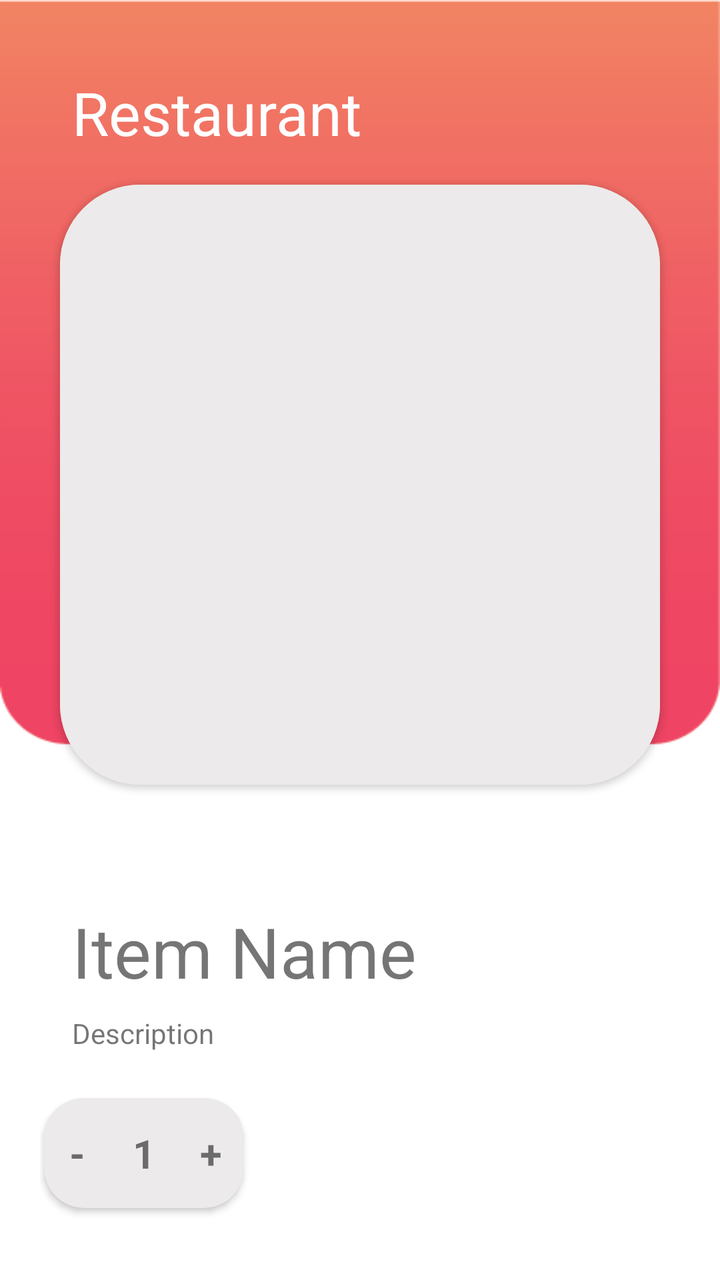
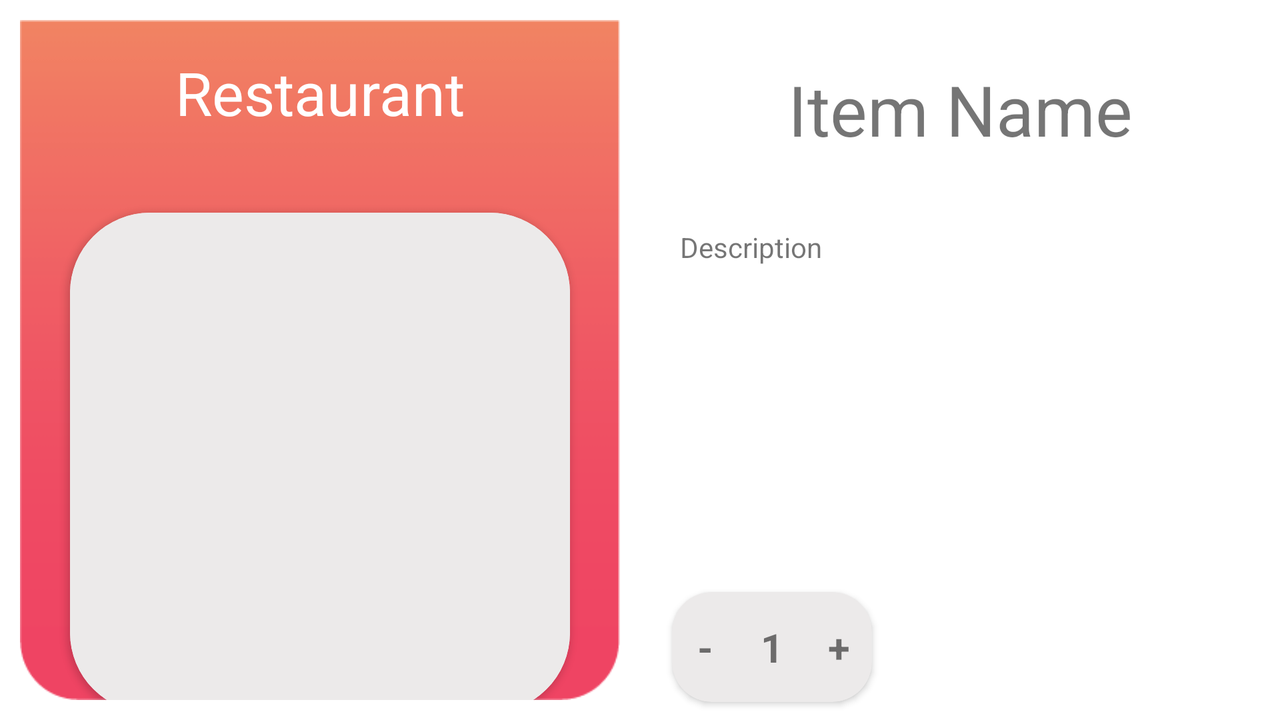

The same Android screen from two of the app's own layout files: first res/layout/ as a phone draws it, then the repository's variant for another configuration, drawn on a device whose configuration selects that folder. Both files follow.
<!-- AndroidManifest.xml: application theme Theme.Food_App_v03 -->
<!-- res/layout/fragment_food_item.xml -->
<?xml version="1.0" encoding="utf-8"?>
<FrameLayout xmlns:android="http://schemas.android.com/apk/res/android"
    xmlns:app="http://schemas.android.com/apk/res-auto"
    xmlns:tools="http://schemas.android.com/tools"
    android:layout_width="match_parent"
    android:layout_height="match_parent"
    android:background="@drawable/fooditm_bg"
    android:padding="20dp"
    tools:context=".FoodItemFragment">

    <androidx.constraintlayout.widget.ConstraintLayout
        android:layout_width="match_parent"
        android:layout_height="match_parent">

        <TextView
            android:id="@+id/res_name2"
            android:layout_width="wrap_content"
            android:layout_height="wrap_content"
            android:layout_marginStart="16dp"
            android:layout_marginTop="16dp"
            android:text="Restaurant"
            android:textColor="@color/white"
            android:textSize="30dp"
            app:layout_constraintEnd_toEndOf="parent"
            app:layout_constraintHorizontal_bias="0.0"
            app:layout_constraintStart_toStartOf="parent"
            app:layout_constraintTop_toTopOf="parent" />

        <androidx.cardview.widget.CardView
            android:id="@+id/food_img_card"
            android:layout_width="wrap_content"
            android:layout_height="wrap_content"
            android:layout_marginTop="16dp"
            app:cardCornerRadius="40dp"
            app:layout_constraintBottom_toBottomOf="parent"
            app:layout_constraintEnd_toEndOf="parent"
            app:layout_constraintStart_toStartOf="parent"
            app:layout_constraintTop_toBottomOf="@+id/res_name2"
            app:layout_constraintVertical_bias="0.0">

            <ImageView
                android:id="@+id/food_image2"
                android:layout_width="300dp"
                android:layout_height="300dp"
                android:background="@color/gray"
                android:scaleType="centerCrop" />

        </androidx.cardview.widget.CardView>

        <TextView
            android:id="@+id/food_name2"
            android:layout_width="wrap_content"
            android:layout_height="wrap_content"
            android:layout_marginStart="16dp"
            android:layout_marginTop="60dp"
            android:text="Item Name"
            android:textAlignment="center"
            android:textSize="35dp"
            app:layout_constraintBottom_toBottomOf="parent"
            app:layout_constraintEnd_toEndOf="parent"
            app:layout_constraintHorizontal_bias="0.0"
            app:layout_constraintStart_toStartOf="parent"
            app:layout_constraintTop_toBottomOf="@+id/food_img_card"
            app:layout_constraintVertical_bias="0.0" />

        <Button
            android:id="@+id/add_to_cart_btn"
            android:layout_width="200dp"
            android:layout_height="55dp"
            android:layout_marginStart="16dp"
            android:layout_marginBottom="16dp"
            android:background="@drawable/dialog_background"
            android:text="Add to cart"
            app:layout_constraintBottom_toBottomOf="parent"
            app:layout_constraintEnd_toEndOf="@+id/food_img_card"
            app:layout_constraintStart_toEndOf="@+id/cardView"
            app:layout_constraintTop_toBottomOf="@+id/food_name2"
            app:layout_constraintVertical_bias="1.0" />


        <androidx.cardview.widget.CardView
            android:id="@+id/cardView"
            android:layout_width="100dp"
            android:layout_height="55dp"
            android:background="@drawable/dialog_background"
            app:cardBackgroundColor="@color/gray"
            app:cardCornerRadius="20dp"
            app:layout_constraintBottom_toBottomOf="@+id/add_to_cart_btn"
            app:layout_constraintEnd_toStartOf="@+id/add_to_cart_btn"
            app:layout_constraintHorizontal_bias="0.0"
            app:layout_constraintStart_toStartOf="@+id/food_img_card">

            <LinearLayout
                android:layout_width="match_parent"
                android:layout_height="match_parent"
                android:gravity="center">

                <TextView
                    android:id="@+id/minus_btn"
                    android:layout_width="0dp"
                    android:layout_height="wrap_content"
                    android:layout_weight="1"
                    android:text="-"
                    android:textAlignment="center"
                    android:textSize="20dp"
                    android:textStyle="bold" />

                <TextView
                    android:id="@+id/amount2"
                    android:layout_width="0dp"
                    android:layout_height="wrap_content"
                    android:layout_weight="1"
                    android:text="1"
                    android:textAlignment="center"
                    android:textSize="20dp"
                    android:textStyle="bold" />

                <TextView
                    android:id="@+id/add_btn"
                    android:layout_width="0dp"
                    android:layout_height="wrap_content"
                    android:layout_weight="1"
                    android:text="+"
                    android:textAlignment="center"
                    android:textSize="20dp"
                    android:textStyle="bold" />
            </LinearLayout>

        </androidx.cardview.widget.CardView>

        <ScrollView
            android:layout_width="wrap_content"
            android:layout_height="wrap_content"
            app:layout_constraintBottom_toBottomOf="parent"
            app:layout_constraintEnd_toEndOf="parent"
            app:layout_constraintHorizontal_bias="0.0"
            app:layout_constraintStart_toStartOf="parent"
            app:layout_constraintTop_toBottomOf="@+id/food_name2"
            app:layout_constraintVertical_bias="0.0">

            <TextView
                android:id="@+id/f_desc"
                android:layout_width="match_parent"
                android:layout_height="wrap_content"
                android:layout_marginStart="16dp"
                android:layout_marginTop="8dp"
                android:layout_marginEnd="16dp"
                android:text="Description" />

        </ScrollView>

    </androidx.constraintlayout.widget.ConstraintLayout>

</FrameLayout>
<!-- resources referenced by this layout -->
<resources>
  <color name="gray">#ECEAEA</color>
  <color name="white">#FFFFFFFF</color>
  <!-- drawable fooditm_bg: png bitmap (drawable-v24, 3939 bytes) -->
  <style name="Theme.Food_App_v03" parent="Theme.MaterialComponents.DayNight.NoActionBar">
          
          <item name="colorPrimary">@color/bright_pink</item>
          <item name="colorPrimaryVariant">@color/purple_700</item>
          <item name="colorOnPrimary">@color/white</item>
          
          <item name="colorSecondary">@color/teal_200</item>
          <item name="colorSecondaryVariant">@color/teal_700</item>
          <item name="colorOnSecondary">@color/black</item>
          
          <item name="android:statusBarColor" tools:targetApi="l">@color/black</item>
          
      </style>
  <color name="purple_700">#FF3700B3</color>
  <color name="teal_200">#FF03DAC5</color>
  <color name="teal_700">#FF018786</color>
  <color name="black">#FF000000</color>
</resources>
<!-- res/layout-land/fragment_food_item.xml (the repository's variant of the layout above) -->
<!-- drawn on the phone turned sideways -->
<?xml version="1.0" encoding="utf-8"?>
<FrameLayout xmlns:android="http://schemas.android.com/apk/res/android"
    xmlns:app="http://schemas.android.com/apk/res-auto"
    xmlns:tools="http://schemas.android.com/tools"
    android:layout_width="match_parent"
    android:layout_height="match_parent"
    tools:context=".FoodItemFragment">

    <LinearLayout
        android:layout_width="match_parent"
        android:layout_height="match_parent">

        <FrameLayout
            android:layout_width="0dp"
            android:layout_height="match_parent"
            android:padding="10dp"
            android:layout_weight="1">

            <androidx.constraintlayout.widget.ConstraintLayout
                android:layout_width="match_parent"
                android:layout_height="match_parent">

                <ImageView
                    android:id="@+id/imageView3"
                    android:layout_width="match_parent"
                    android:layout_height="wrap_content"
                    android:background="@drawable/flag_bg"
                    app:layout_constraintEnd_toEndOf="parent"
                    app:layout_constraintStart_toStartOf="parent"
                    app:layout_constraintTop_toTopOf="parent"
                    android:scaleType="centerCrop"/>

                <TextView
                    android:id="@+id/res_name2"
                    android:layout_width="wrap_content"
                    android:layout_height="wrap_content"
                    android:layout_marginTop="16dp"
                    android:text="Restaurant"
                    android:textColor="@color/white"
                    android:textSize="30dp"
                    app:layout_constraintEnd_toEndOf="parent"
                    app:layout_constraintStart_toStartOf="parent"
                    app:layout_constraintTop_toTopOf="parent" />

                <androidx.cardview.widget.CardView
                    android:id="@+id/food_img_card"
                    android:layout_width="wrap_content"
                    android:layout_height="wrap_content"
                    android:layout_marginTop="40dp"
                    android:layout_marginBottom="32dp"
                    app:cardCornerRadius="40dp"
                    app:layout_constraintBottom_toBottomOf="@+id/imageView3"
                    app:layout_constraintEnd_toEndOf="parent"
                    app:layout_constraintStart_toStartOf="parent"
                    app:layout_constraintTop_toBottomOf="@+id/res_name2"
                    app:layout_constraintVertical_bias="0.0">

                    <ImageView
                        android:id="@+id/food_image2"
                        android:layout_width="250dp"
                        android:layout_height="250dp"
                        android:background="@color/gray"
                        android:scaleType="centerCrop" />

                </androidx.cardview.widget.CardView>

            </androidx.constraintlayout.widget.ConstraintLayout>

        </FrameLayout>

        <FrameLayout
            android:layout_width="0dp"
            android:layout_height="match_parent"
            android:layout_weight="1">

            <androidx.constraintlayout.widget.ConstraintLayout
                android:layout_width="match_parent"
                android:layout_height="match_parent">

                <Button
                    android:id="@+id/add_to_cart_btn"
                    android:layout_width="200dp"
                    android:layout_height="55dp"
                    android:layout_marginEnd="16dp"
                    android:layout_marginBottom="9dp"
                    android:background="@drawable/dialog_background"
                    android:text="Add to cart"
                    app:layout_constraintBottom_toBottomOf="parent"
                    app:layout_constraintEnd_toEndOf="parent"
                    app:layout_constraintTop_toBottomOf="@+id/f_desc"
                    app:layout_constraintVertical_bias="1.0" />

                <androidx.cardview.widget.CardView
                    android:id="@+id/cardView"
                    android:layout_width="100dp"
                    android:layout_height="55dp"
                    android:layout_marginStart="16dp"
                    android:layout_marginBottom="9dp"
                    android:background="@drawable/dialog_background"
                    app:cardBackgroundColor="@color/gray"
                    app:cardCornerRadius="20dp"
                    app:layout_constraintBottom_toBottomOf="parent"
                    app:layout_constraintStart_toStartOf="parent"
                    app:layout_constraintTop_toBottomOf="@+id/f_desc"
                    app:layout_constraintVertical_bias="1.0">

                    <LinearLayout
                        android:layout_width="match_parent"
                        android:layout_height="match_parent"
                        android:gravity="center">

                        <TextView
                            android:id="@+id/minus_btn"
                            android:layout_width="0dp"
                            android:layout_height="wrap_content"
                            android:layout_weight="1"
                            android:text="-"
                            android:textAlignment="center"
                            android:textSize="20dp"
                            android:textStyle="bold" />

                        <TextView
                            android:id="@+id/amount2"
                            android:layout_width="0dp"
                            android:layout_height="wrap_content"
                            android:layout_weight="1"
                            android:text="1"
                            android:textAlignment="center"
                            android:textSize="20dp"
                            android:textStyle="bold" />

                        <TextView
                            android:id="@+id/add_btn"
                            android:layout_width="0dp"
                            android:layout_height="wrap_content"
                            android:layout_weight="1"
                            android:text="+"
                            android:textAlignment="center"
                            android:textSize="20dp"
                            android:textStyle="bold" />
                    </LinearLayout>

                </androidx.cardview.widget.CardView>

                <TextView
                    android:id="@+id/f_desc"
                    android:layout_width="match_parent"
                    android:layout_height="wrap_content"
                    android:layout_marginTop="16dp"
                    android:padding="20dp"
                    android:text="Description"
                    app:layout_constraintBottom_toBottomOf="parent"
                    app:layout_constraintEnd_toEndOf="parent"
                    app:layout_constraintStart_toStartOf="parent"
                    app:layout_constraintTop_toBottomOf="@+id/food_name2"
                    app:layout_constraintVertical_bias="0.0" />

                <TextView
                    android:id="@+id/food_name2"
                    android:layout_width="wrap_content"
                    android:layout_height="wrap_content"
                    android:text="Item Name"
                    android:textAlignment="center"
                    android:textSize="35dp"
                    app:layout_constraintBottom_toBottomOf="parent"
                    app:layout_constraintEnd_toEndOf="parent"
                    app:layout_constraintStart_toStartOf="parent"
                    app:layout_constraintTop_toTopOf="parent"
                    app:layout_constraintVertical_bias="0.100000024" />

            </androidx.constraintlayout.widget.ConstraintLayout>


        </FrameLayout>

    </LinearLayout>

</FrameLayout>
<!-- resources referenced by the variant -->
<!-- as the phone turned sideways resolves them -->
<resources>
  <color name="gray">#ECEAEA</color>
  <color name="white">#FFFFFFFF</color>
  <!-- drawable flag_bg: png bitmap (drawable-v24, 2439 bytes) -->
  <style name="Theme.Food_App_v03" parent="Theme.MaterialComponents.DayNight.NoActionBar">
          
          <item name="colorPrimary">@color/bright_pink</item>
          <item name="colorPrimaryVariant">@color/purple_700</item>
          <item name="colorOnPrimary">@color/white</item>
          
          <item name="colorSecondary">@color/teal_200</item>
          <item name="colorSecondaryVariant">@color/teal_700</item>
          <item name="colorOnSecondary">@color/black</item>
          
          <item name="android:statusBarColor" tools:targetApi="l">@color/black</item>
          
      </style>
  <color name="purple_700">#FF3700B3</color>
  <color name="teal_200">#FF03DAC5</color>
  <color name="teal_700">#FF018786</color>
  <color name="black">#FF000000</color>
</resources>
